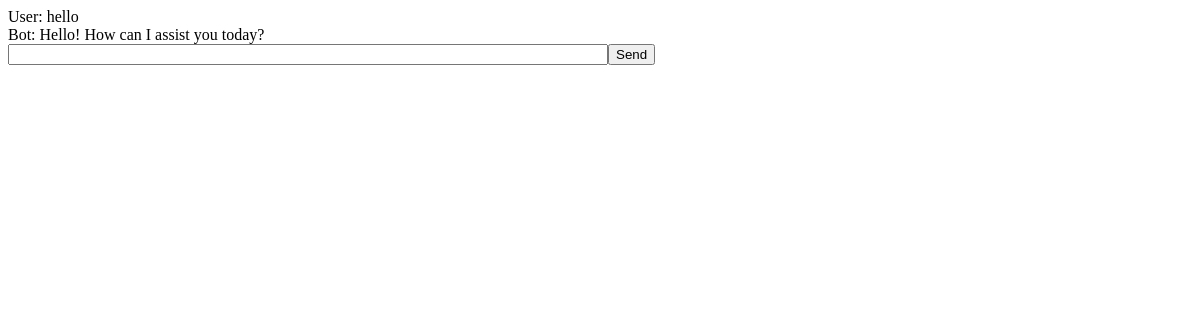
The app's page /chat/, older data.
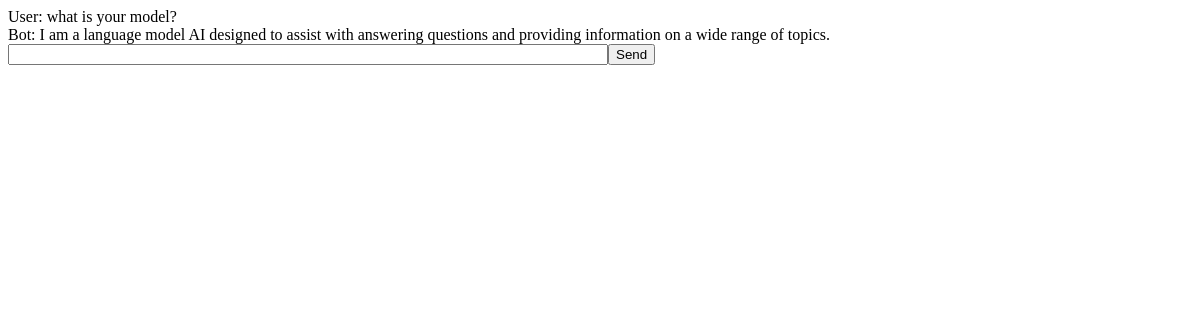
The same page, newer data.
### chatbot/models.py (models this page shows, shortened)
class Message(models.Model):
    user_message = models.TextField()
    bot_message = models.TextField()
    timestamp = models.DateTimeField(auto_now_add=True)
    aichat = models.ForeignKey(
        AIChat,
        on_delete=models.CASCADE,
        null=False  # Allow null values
    )
    chat_user = models.ForeignKey(
        settings.AUTH_USER_MODEL,
        on_delete=models.CASCADE,
        null=False  # Ensure every message is linked to a user
    )

### chatbot/views.py (the view, shortened to what this page needs)
# urls.py: path('', views.chat_view, name='chat_view'),
def chat_view(request):
    messages = Message.objects.all()
    return render(request, 'chatbot/chat.html', {'messages': messages})

### templates/chatbot/chat.html (shortened to what this page needs)
{% load static %}
<!DOCTYPE html>
<html lang="en">
<head>
</head>
<body>
<div id="container">
    <div id="chatbox">
        {% for message in messages %}
        <div>User: {{ message.user_message }}</div>
        <div>Bot: {{ message.bot_message }}</div>
        {% endfor %}
    </div>
    <form hx-post="{% url 'chatbot:chat_view' %}" hx-target="#container" hx-swap="innerHTML" >
        <div class="input-fields">
            <input type="text" name="user_message">
            <button type="submit">
                Send
            </button>
        </div>
    </form>
</div>
</body>
</html>

### templates/chatbot/chat.html (style rules this page uses)
.input-fields { display: flex; flex-direction: row; }
input[type=text] { width: 50%; }

Row changes from the older to the newer data that the page shows:
removed Message: user_message "hello", bot_message "Hello! How can I assist you today?"
added Message: user_message "what is your model?", bot_message "I am a language model AI designed to assist with answering questions and providing information on a wide range of topics."
